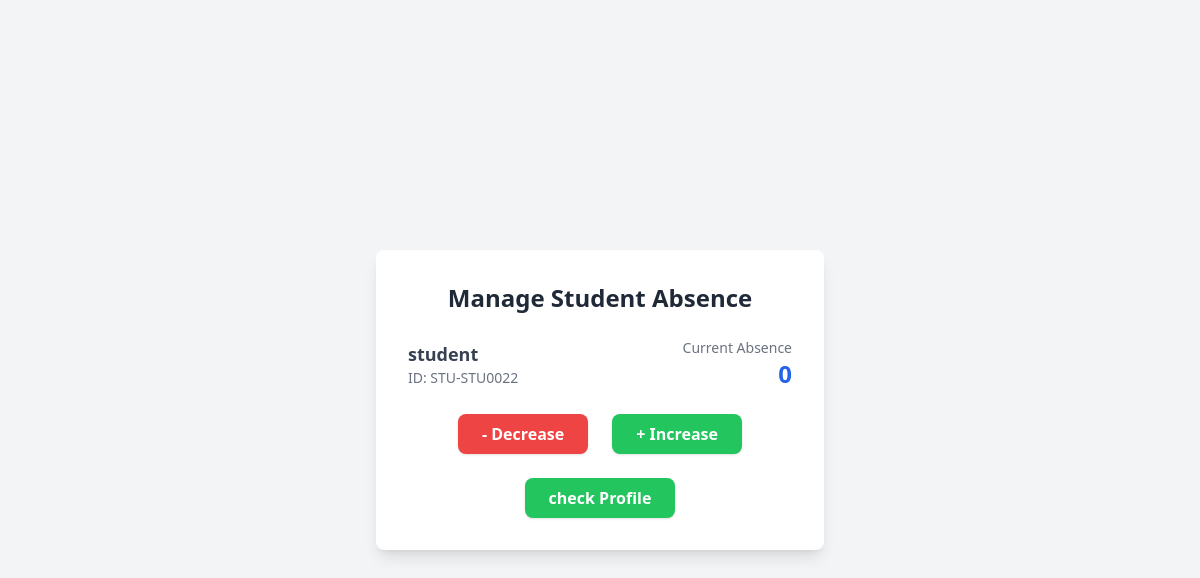
The app's page /students/5/manage_absence/ with its own data.
### users/models.py (models this page shows, shortened)
class BaseProfile(models.Model):
    user = models.OneToOneField(User, on_delete=models.CASCADE, related_name='%(class)s_profile')
    bio = models.TextField(blank=True, verbose_name="Biography")
    avatar = models.ImageField(upload_to='avatars/', blank=True, null=True, verbose_name="Profile Picture")
    date_of_birth = models.DateField(blank=True, null=True, verbose_name="Date of Birth")
    gender = models.CharField(max_length=10, choices=[
        ('male', 'Male'),
        ('female', 'Female'),
        ('other', 'Other')
    ], blank=True)
    phone_number = models.CharField(max_length=20, blank=True, verbose_name="Phone Number")
    address = models.TextField(blank=True, verbose_name="Home Address")
    city = models.CharField(max_length=100, blank=True)
    country = models.CharField(max_length=100, blank=True, default="Lebanon")
    is_active = models.BooleanField(default=True, verbose_name="Active Status")
    created_at = models.DateTimeField(auto_now_add=True, verbose_name="Created At")
    updated_at = models.DateTimeField(auto_now=True, verbose_name="Last Updated")
    class Meta:
        abstract = True

class StudentProfile(BaseProfile):
    student_id = models.CharField(max_length=20, verbose_name="Student ID",null=True,blank=True)
    class_level = models.ForeignKey(Class, on_delete=models.SET_NULL, null=True, blank=True, verbose_name="Class Level",related_name="students")
    enrollment_date = models.DateField(default=timezone.now, verbose_name="Enrollment Date")
    expected_graduation_year = models.PositiveIntegerField(blank=True, null=True, verbose_name="Expected Graduation Year")
    parent_name = models.CharField(max_length=100, verbose_name="Parent/Guardian Name",null=True, blank=True)
    parent_email = models.EmailField(verbose_name="Parent/Guardian Email",null=True, blank=True)
    parent_phone = models.CharField(max_length=20, verbose_name="Parent/Guardian Phone",null=True, blank=True)
    parent_occupation = models.CharField(max_length=100, verbose_name="Parent Occupation",null=True, blank=True)
    absence_value = models.PositiveIntegerField(default=0, verbose_name="Total Absences",null=True, blank=True)
    medical_conditions = models.TextField(blank=True, verbose_name="Medical Conditions")
    allergies = models.TextField(blank=True, verbose_name="Allergies")
    medication = models.TextField(blank=True, verbose_name="Current Medications")
    emergency_contact_name = models.CharField(max_length=100, verbose_name="Emergency Contact Name",null=True, blank=True)
    emergency_contact_phone = models.CharField(max_length=20, verbose_name="Emergency Contact Phone",null=True, blank=True)
    attendance_rate = models.DecimalField(max_digits=5, decimal_places=2, default=100.00, verbose_name="Attendance Rate %")
    carnet_1 = models.FloatField(blank=True, null=True, verbose_name="Carnet 1 Grade")
    carnet_2 = models.FloatField(blank=True, null=True, verbose_name="Carnet 2 Grade")
    carnet_3 = models.FloatField(blank=True, null=True, verbose_name="Carnet 3 Grade")
    class Meta:
        verbose_name = "Student Profile"
        verbose_name_plural = "Student Profiles"
        ordering = ['class_level', 'student_id']
    @property
    def display_id(self):
        return f"STU-{self.student_id}"

### core/views.py (the view)
# urls.py: path('students/<int:pk>/manage_absence/', views.manage_absence, name='manage_absence'),
def manage_absence(request, pk):
    student = get_object_or_404(StudentProfile, pk=pk)
    return render(request, 'students/student_absense.html', {'student': student})

### templates/students/student_absense.html (shortened to what this page needs)
<!DOCTYPE html>
<html lang="en">
<head>
  <script src="https://cdn.tailwindcss.com"></script>
</head>
<body class="bg-gray-100 min-h-screen flex items-center justify-center">
  <div class="bg-white shadow-lg rounded-lg p-8 w-full max-w-md">
    <h1 class="text-2xl font-bold text-gray-800 mb-6 text-center">
      Manage Student Absence
    </h1>
    <div class="flex items-center justify-between mb-6">
      <div>
        <p class="text-lg font-semibold text-gray-700">
          {{ student.user.get_full_name|default:student.user.username }}
        </p>
        <p class="text-sm text-gray-500">ID: {{ student.display_id }}</p>
      </div>
      <div class="text-right">
        <p class="text-sm text-gray-500">Current Absence</p>
        <p class="text-2xl font-bold text-blue-600">
          {{ student.absence_value }}
        </p>
      </div>
    </div>
    <div class="flex items-center justify-center space-x-6">
      <form method="post" action="{% url 'decrease_absence' student.id %}">
        <button type="submit"
          class="bg-red-500 hover:bg-red-600 text-white font-semibold px-6 py-2 rounded-lg shadow transition-colors duration-200">
          - Decrease
        </button>
      </form>
      <form method="post" action="{% url 'increase_absence' student.id %}">
        <button type="submit"
          class="bg-green-500 hover:bg-green-600 text-white font-semibold px-6 py-2 rounded-lg shadow transition-colors duration-200">
          + Increase
        </button>
      </form>
      <br>
    </div>
    <div class="mt-6 text-center">
    <a href="{% url 'the_user_profile' student.user.id %}">
      <button type="button"
          class="bg-green-500 hover:bg-green-600 text-white font-semibold px-6 py-2 rounded-lg shadow transition-colors duration-200">
          check Profile
        </button>
      </a>
    </div>
  </div>
</body>
</html>

### records on screen
StudentProfile: user.get_full_name "student", display_id "STU-STU0022", absence_value "0"
